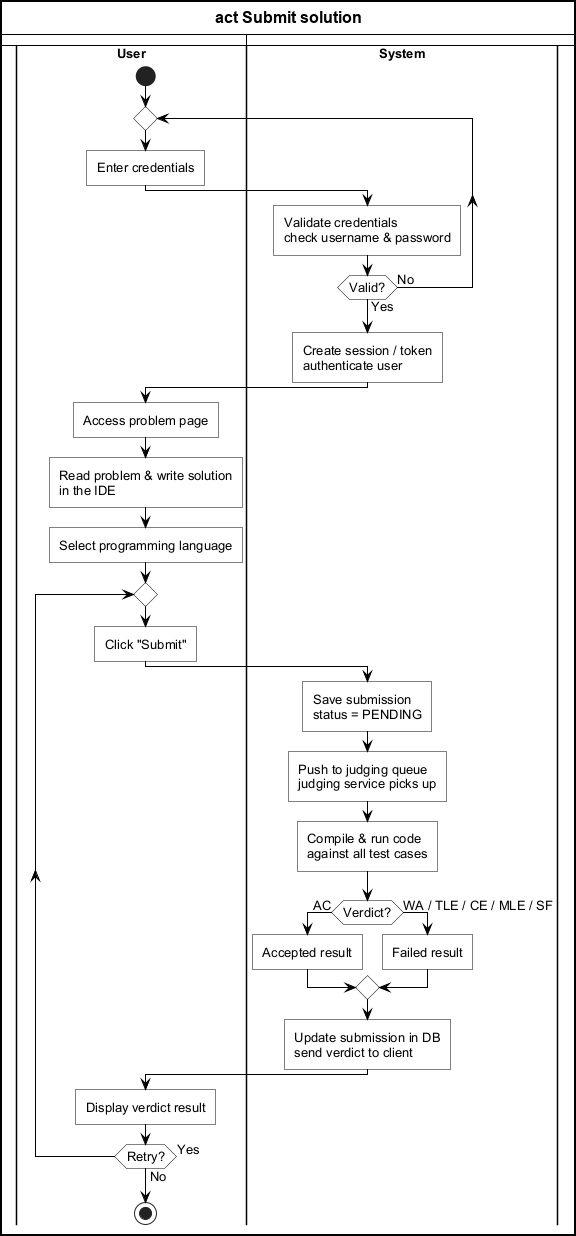
#> input picture Thesis/final/figures/activity-submit.png, 576 x 1236 px, found by its file name
$ python frame_activity.py
#> lines starting #> are read from the running program, lines starting #| are printed output that depends on the picture
# Adds a Visual-Paradigm-style outer frame + title bar + lane-header separator
# line to a PlantUML-rendered swimlane activity PNG.
import sys
from PIL import Image, ImageDraw, ImageFont

# Defaults (overridable via argv: python frame_activity.py <SRC> <DST> "<TITLE>")
SRC   = r"D:\OJ\Thesis\final\figures\activity-submit.png"
DST   = r"D:\OJ\Thesis\final\figures\activity-submit.png"
TITLE = "act Submit solution"
if len(sys.argv) >= 4:
    SRC, DST, TITLE = sys.argv[1], sys.argv[2], sys.argv[3]

img = Image.open(SRC).convert("RGB")
#> img is the input picture: PIL image 576x1236 RGB; min 0, max 255, mean 244.4
W, H = img.size
#> W = 576; H = 1236
px = img.load()

def is_dark(rgb, thr=200):
    return rgb[0] < thr and rgb[1] < thr and rgb[2] < thr

# --- Detect the vertical lane divider: the column with the longest run of dark px ---
best_x, best_run = None, 0
for x in range(int(W * 0.30), int(W * 0.70)):
    run = 0
    for y in range(0, H):
        if is_dark(px[x, y]):
            run += 1
    if run > best_run:
        best_run, best_x = run, x
#> after the loop, best_run = 1203; best_x = 246
divider_x = best_x if best_x is not None else W // 2
#> divider_x = 246

# --- Top y of that divider = bottom of the lane-header row ---
divider_top = 0
for y in range(0, H):
    if is_dark(px[divider_x, y]):
        divider_top = y
        break

# --- Fonts ---
def load_font(size, bold=False):
#> called with size = 16, bold = True
    names = (["arialbd.ttf", "Arialbd.ttf"] if bold else ["arial.ttf", "Arial.ttf"])
    for n in names:
        try:
            return ImageFont.truetype(n, size)
        except Exception:
            pass
    return ImageFont.load_default()

title_font  = load_font(16, bold=True)
header_font = load_font(13, bold=True)

# --- Compose: title bar on top of the body ---
TITLE_H = 34
PAD = 1
new_W = W + 2 * PAD
#> new_W = 578
new_H = H + TITLE_H + 2 * PAD
#> new_H = 1272
canvas = Image.new("RGB", (new_W, new_H), "white")
#> canvas: PIL image 578x1272 RGB; every value is 255
canvas.paste(img, (PAD, TITLE_H + PAD))
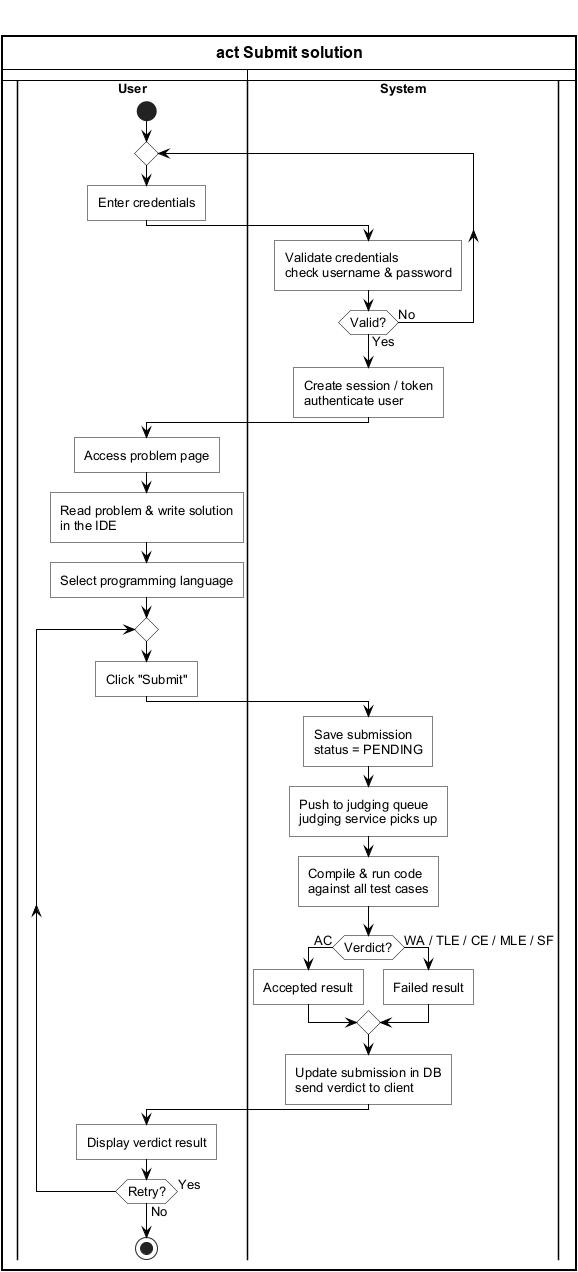
#> canvas: PIL image 578x1272 RGB; min 0, max 255, mean 244.7
d = ImageDraw.Draw(canvas)

OX, OY = PAD, PAD                       # body origin within canvas
body_divider_x = OX + divider_x
#> body_divider_x = 247
header_line_y  = TITLE_H + OY + divider_top
#> header_line_y = 35

# Outer frame
d.rectangle([0, 0, new_W - 1, new_H - 1], outline="black", width=2)
# (no line under the title bar — keeps the lane-header labels free of a line directly above them)
# Line under lane-header row (separates headers from activity body)
d.line([OX, header_line_y, OX + W - 1, header_line_y], fill="black", width=1)
# Extend the lane divider up through the header row to the title-bar line
d.line([body_divider_x, TITLE_H, body_divider_x, header_line_y], fill="black", width=1)

# Title text — centered in the title bar
tb = d.textbbox((0, 0), TITLE, font=title_font)
#> tb = (0, 3, 155, 15)
tw, th = tb[2] - tb[0], tb[3] - tb[1]
#> tw = 155; th = 12
d.text(((new_W - tw) / 2, (TITLE_H - th) / 2 - tb[1]), TITLE, fill="black", font=title_font)

canvas.save(DST)
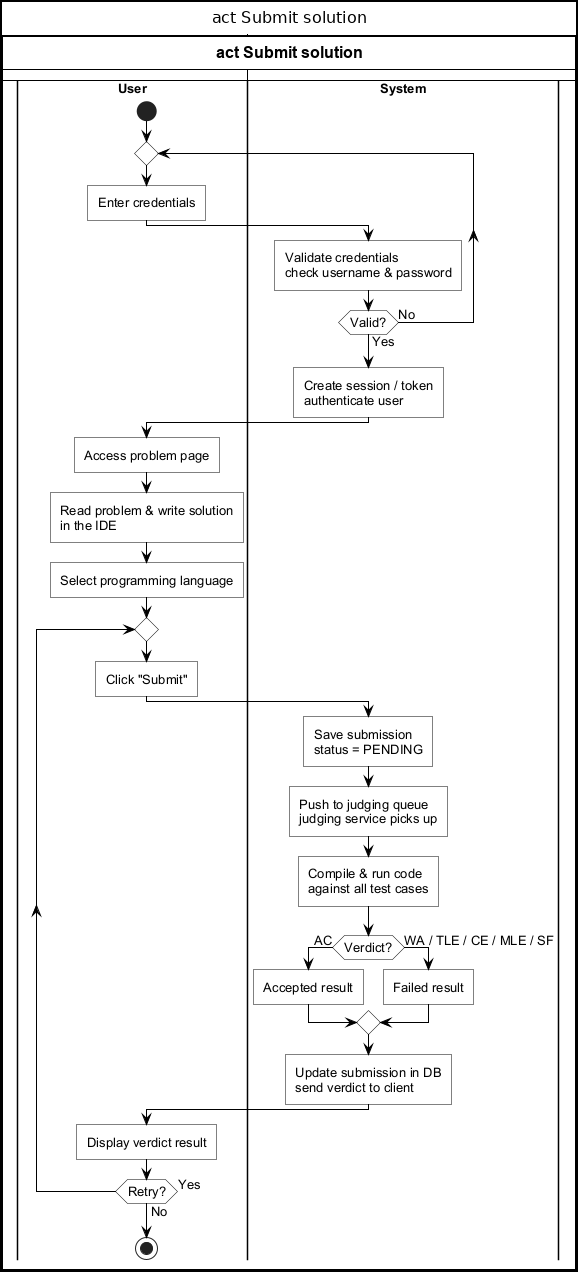
#> saved as activity-submit.png: PIL image 578x1272 RGB; min 0, max 255, mean 243.1
print(f"divider_x={divider_x} run={best_run} divider_top={divider_top} -> {new_W}x{new_H}")
#| divider_x=246 run=1203 divider_top=0 -> 578x1272

$ run again, with Thesis/final/figures/activity-create-problem.png copied over Thesis/final/figures/activity-submit.png
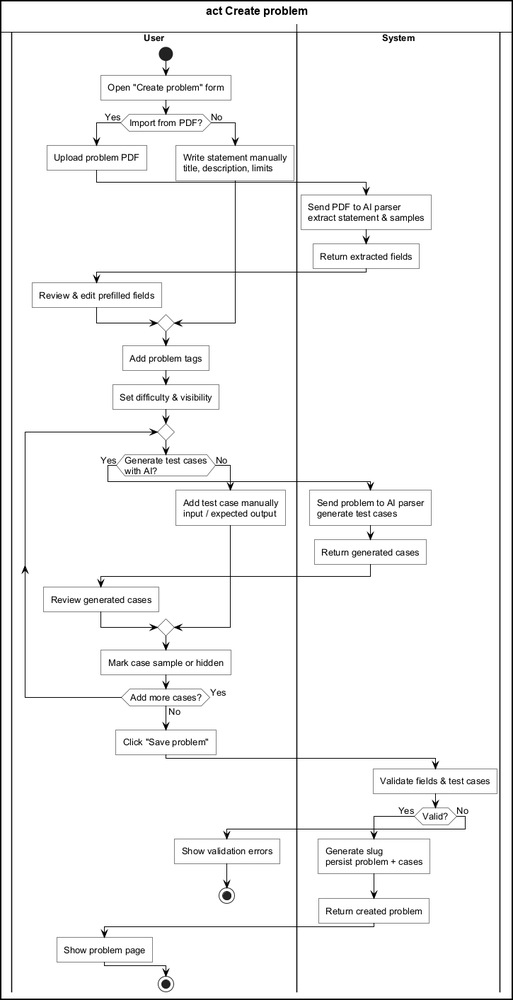
#> input picture Thesis/final/figures/activity-create-problem.png, 513 x 1000 px, shrunk from 725 x 1413 before the run, found by its file name
#> img is the input picture: PIL image 513x1000 RGB; min 0, max 255, mean 244.8
#> `canvas.paste(img, (PAD, TITLE_H + PAD))`:
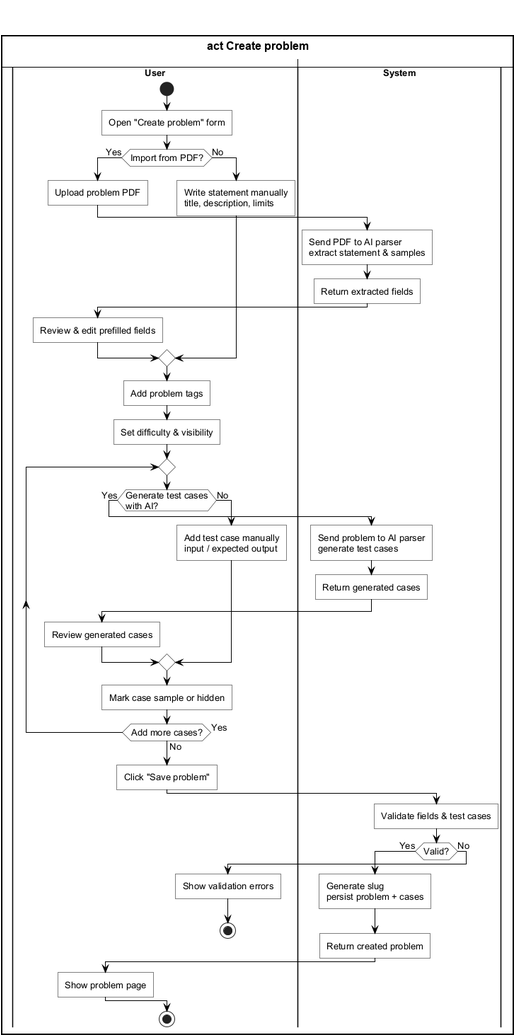
#> canvas: PIL image 515x1036 RGB; min 0, max 255, mean 245.2
#> tb = (0, 3, 155, 15)
#> tw = 155; th = 12
#> `canvas.save(DST)`:
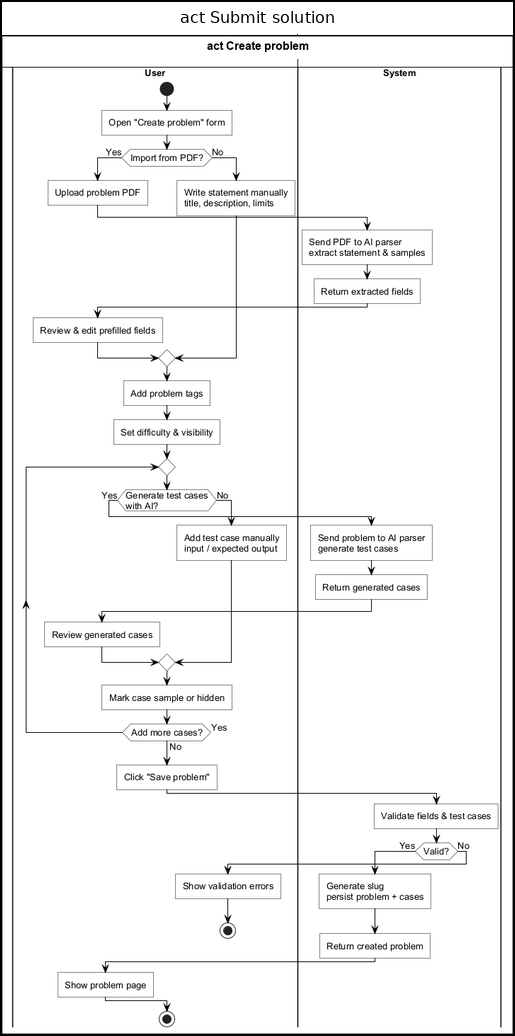
#> saved as activity-submit.png: PIL image 515x1036 RGB; min 0, max 255, mean 243.2
#| divider_x=296 run=978 divider_top=0 -> 515x1036

$ run again, with Thesis/final/figures/activity-hint.png copied over Thesis/final/figures/activity-submit.png
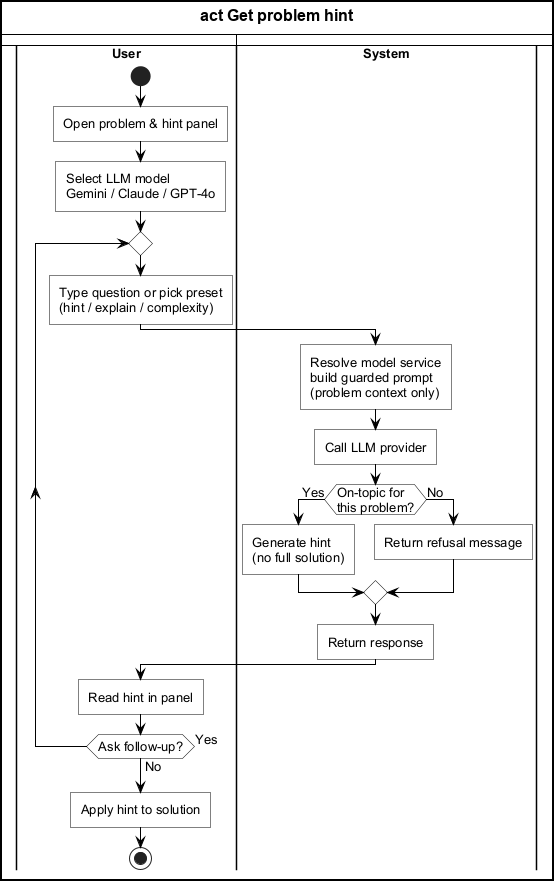
#> input picture Thesis/final/figures/activity-hint.png, 554 x 881 px, found by its file name
#> img is the input picture: PIL image 554x881 RGB; min 0, max 255, mean 243.4
#> `canvas.paste(img, (PAD, TITLE_H + PAD))`:
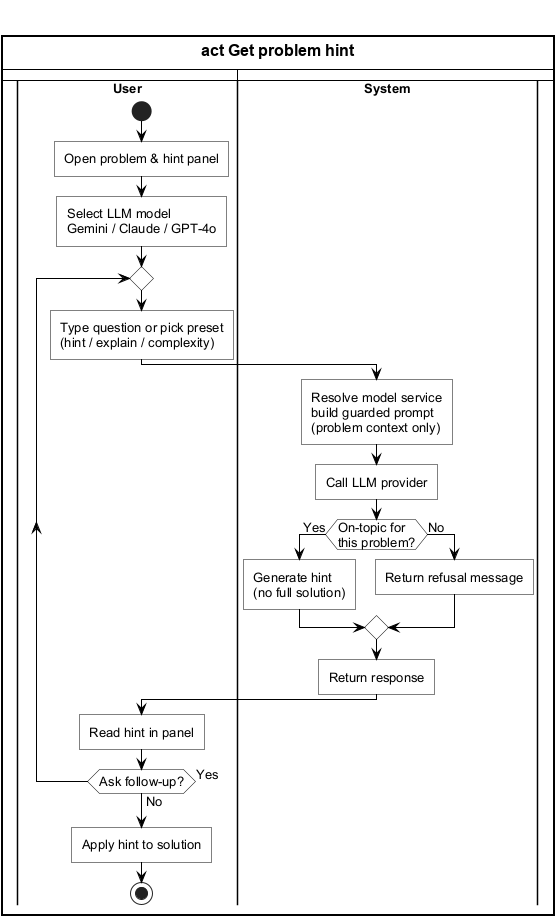
#> canvas: PIL image 556x917 RGB; min 0, max 255, mean 243.9
#> tb = (0, 3, 155, 15)
#> tw = 155; th = 12
#> `canvas.save(DST)`:
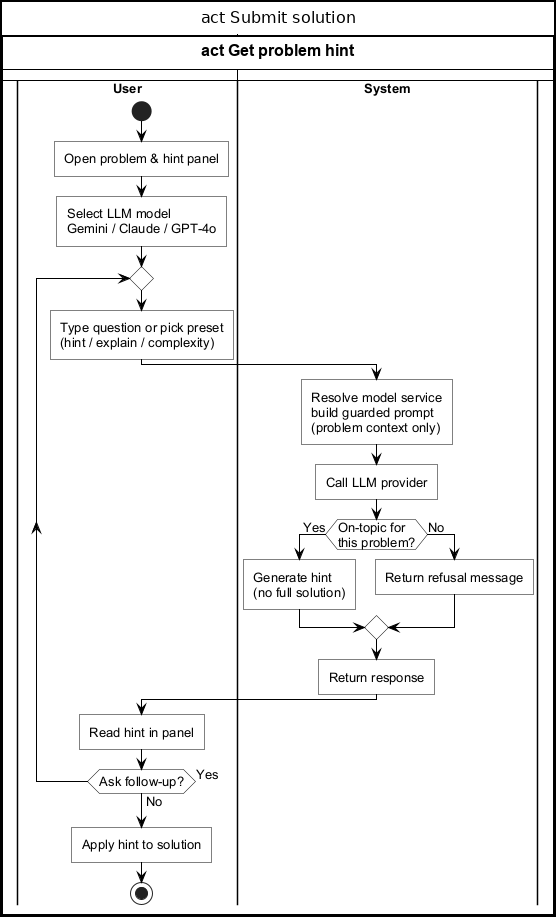
#> saved as activity-submit.png: PIL image 556x917 RGB; min 0, max 255, mean 241.8
#| divider_x=236 run=851 divider_top=0 -> 556x917

$ run again, with Thesis/final/figures/activity-manage-lab.png copied over Thesis/final/figures/activity-submit.png
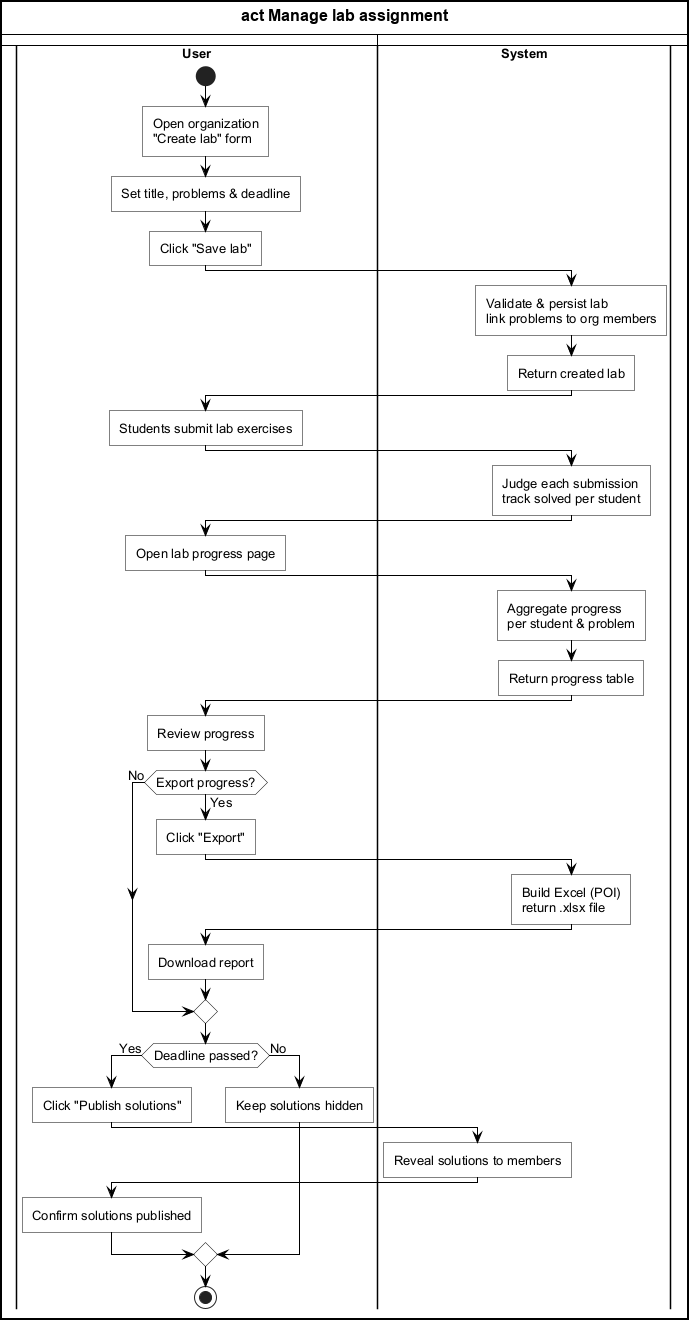
#> input picture Thesis/final/figures/activity-manage-lab.png, 689 x 1320 px, found by its file name
#> img is the input picture: PIL image 689x1320 RGB; min 0, max 255, mean 245.2
#> `canvas.paste(img, (PAD, TITLE_H + PAD))`:
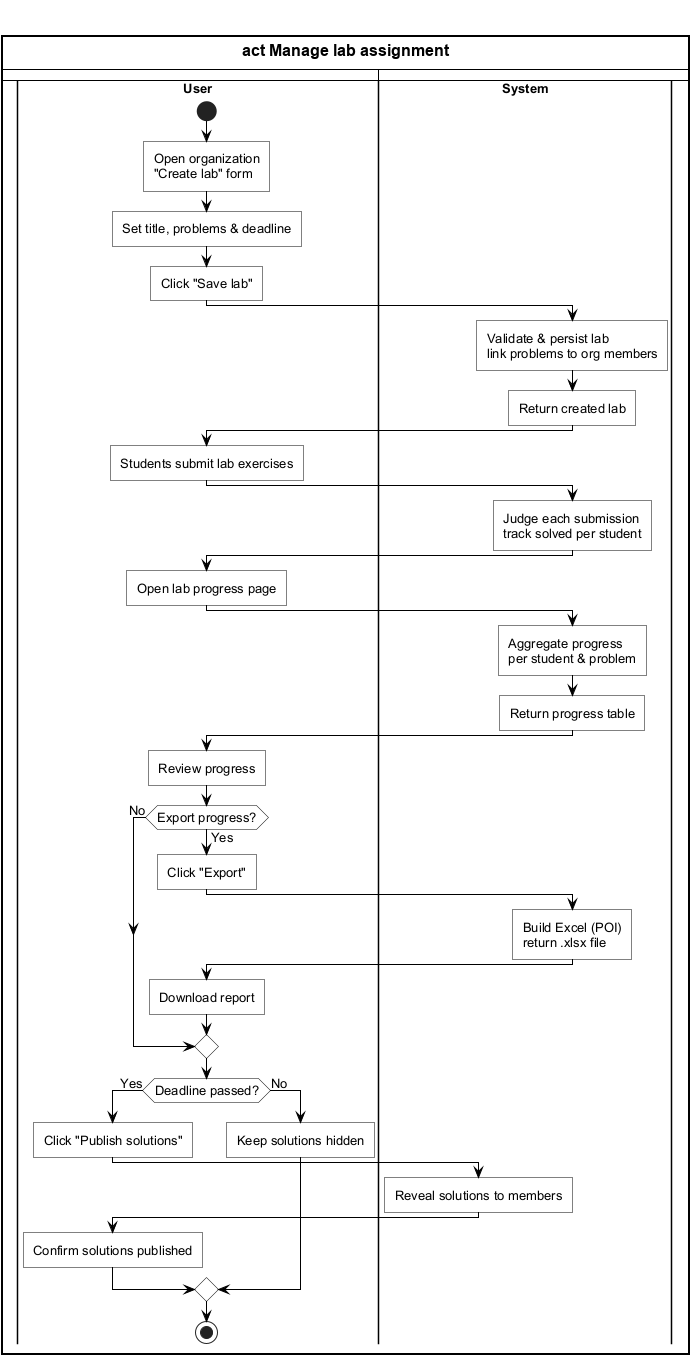
#> canvas: PIL image 691x1356 RGB; min 0, max 255, mean 245.5
#> tb = (0, 3, 155, 15)
#> tw = 155; th = 12
#> `canvas.save(DST)`:
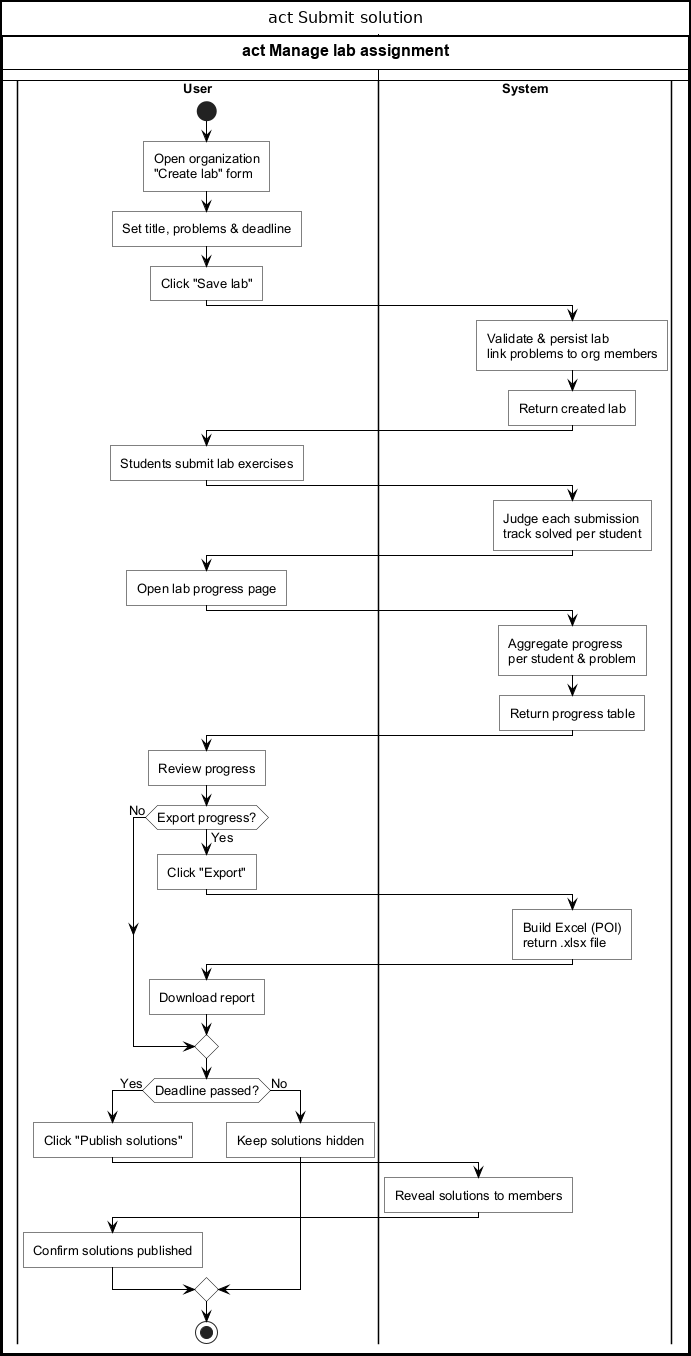
#> saved as activity-submit.png: PIL image 691x1356 RGB; min 0, max 255, mean 244
#| divider_x=377 run=1282 divider_top=0 -> 691x1356
